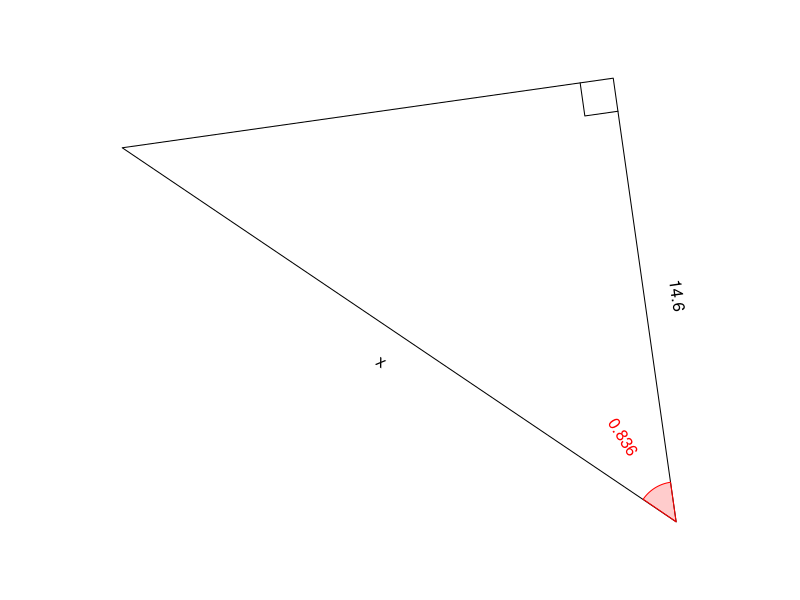

The R script that drew this image:
## ---- chunk 1
while(T){
    th = signif(round(runif(1,pi/12,pi/2-pi/12),3),3)
    al = round(runif(1,10,100),1)
    hl = al/cos(th)
    ol = hl*sin(th)
    ans = hl
    tol = 0.1
    an2 = signif(ans,3)
    if(ol>10 && al>10 && hl<100 && an2%%1 != 0){break}
}

if(th<1){
    angstr = sprintf("%.3f",th)
} else {
    angstr = sprintf("%.2f",th)
}
astr = sprintf("%.1f",signif(al,3))
ostr = ""
hstr = "x"

## ---- chunk 2
par(mar=c(0,0,0,0),pty="s")

refl = sample(c(T,F),1)

bmp = 0.05
xs = c(0,cos(th),cos(th))
ys = c(0,0,sin(th))
xlo = cos(th)+bmp
ylo = sin(th)/2
srto = 90
xla = cos(th)/2
yla = -bmp
srta = 0
xlh = cos(th)/2+bmp*cos(th+pi/2)
ylh = sin(th)/2+bmp*sin(th+pi/2)
srth = th/pi*180
xang = bmp*cos(seq(0,th,pi/360))/th
yang = bmp*sin(seq(0,th,pi/360))/th
xlang = bmp*cos(th/2)/th+1.8*bmp*cos(th/2)
ylang = bmp*sin(th/2)/th+1.8*bmp*sin(th/2)
srtang = th/2/pi*180
xsq = c(cos(th)-bmp,cos(th)-bmp,cos(th))
ysq = c(0,bmp,bmp)

if(refl){
    xs = -xs
    xlo = -xlo
    srto = -90
    xla = -xla
    srta = 0
    xlh = -xlh
    srth = -th/pi*180
    xang = -xang
    xlang = -xlang
    srtang = -th/2/pi*180
    xsq = -xsq
}

rotang = runif(1,0,2*pi)

xs2 = xs*cos(rotang)-ys*sin(rotang)
ys2 = xs*sin(rotang)+ys*cos(rotang)
xlo2 = xlo*cos(rotang)-ylo*sin(rotang)
ylo2 = xlo*sin(rotang)+ylo*cos(rotang)
srto2 = (srto+rotang/pi*180+90)%%180-90
xla2 = xla*cos(rotang)-yla*sin(rotang)
yla2 = xla*sin(rotang)+yla*cos(rotang)
srta2 = (srta+rotang/pi*180+90)%%180-90
xlh2 = xlh*cos(rotang)-ylh*sin(rotang)
ylh2 = xlh*sin(rotang)+ylh*cos(rotang)
srth2 = (srth+rotang/pi*180+90)%%180-90
srtang2 = (srtang+rotang/pi*180+90)%%180-90
xang2 = xang*cos(rotang)-yang*sin(rotang)
yang2 = xang*sin(rotang)+yang*cos(rotang)
xlang2 = xlang*cos(rotang)-ylang*sin(rotang)
ylang2 = xlang*sin(rotang)+ylang*cos(rotang)
xsq2 = xsq*cos(rotang)-ysq*sin(rotang)
ysq2 = xsq*sin(rotang)+ysq*cos(rotang)

xxx = c(xs2,xlo2,xla2,xlh2,xlang2)
yyy = c(ys2,ylo2,yla2,ylh2,ylang2)

widx = (max(xxx)-min(xxx))/2
widy = (max(yyy)-min(yyy))/2
midx = (max(xxx)+min(xxx))/2
midy = (max(yyy)+min(yyy))/2
wid = max(c(widx,widy))

plot(0,0,"n",xlim=c(midx-wid,midx+wid),ylim=c(midy-wid,midy+wid),axes=F,ann=F)

polygon(xs2,ys2)
lines(xsq2,ysq2)
text(xlo2,ylo2,ostr,srt=srto2)
text(xla2,yla2,astr,srt=srta2)
text(xlh2,ylh2,hstr,srt=srth2)
polygon(c(0,xang2),c(0,yang2),border="red",col=rgb(1,0,0,0.2))
text(xlang2,ylang2,angstr,srt=srtang2,col="red")
